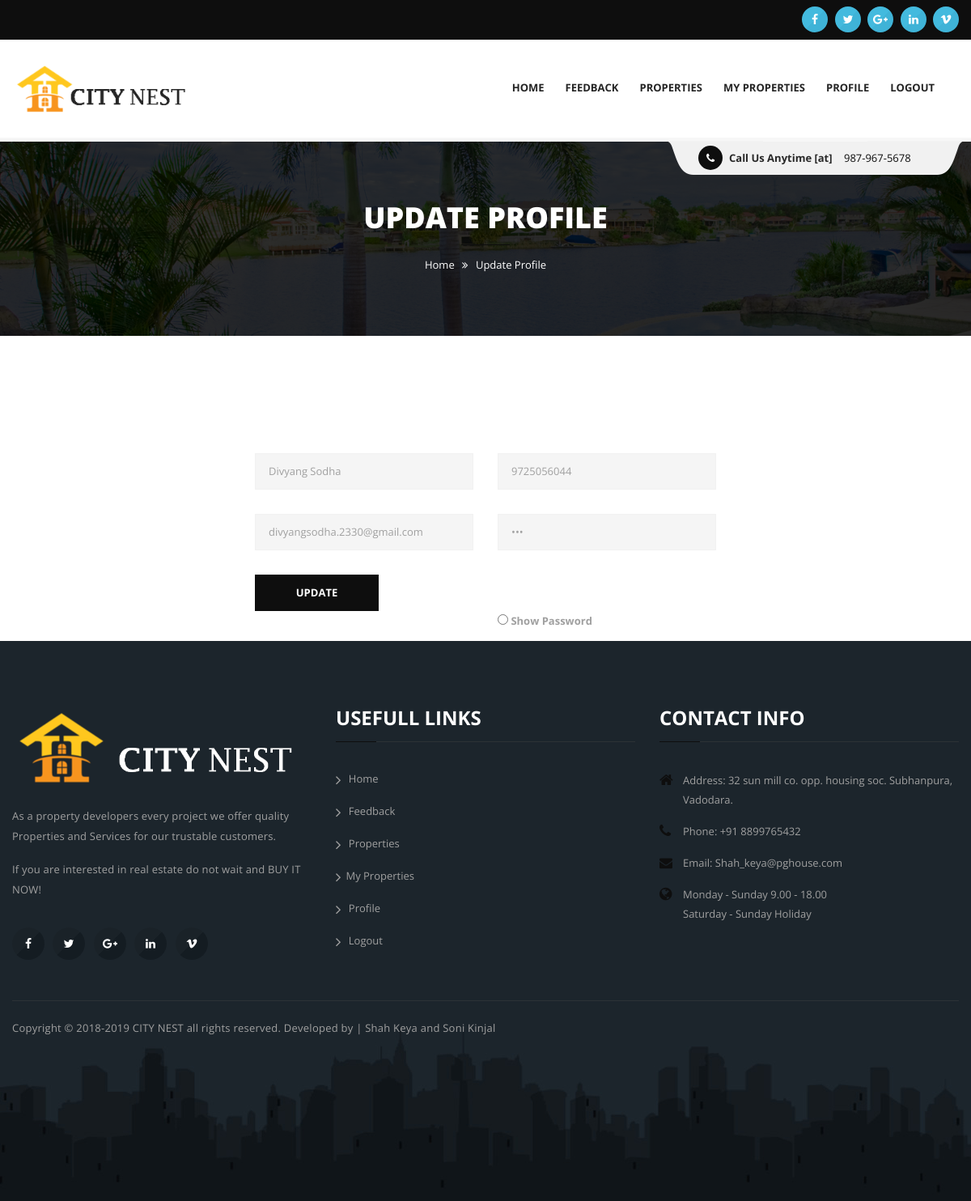
/profile.php?aid=2 (signed in), run on the app's committed database.
### tables this page shows
CREATE TABLE IF NOT EXISTS `user` (
  `uname` varchar(75) NOT NULL,
  `upwd` varchar(20) NOT NULL,
  `uemail` varchar(50) NOT NULL,
  `ucontact` varchar(12) NOT NULL,
  `uid` int(11) NOT NULL AUTO_INCREMENT,
  PRIMARY KEY (`uid`)
);

### profile.php (the view, shortened to what this page needs)
<?php require "header.php";
	  require "menu.php";
  if (isset($_REQUEST['aid']) && !empty($_REQUEST['aid']) && $_REQUEST['aid']!=0)
	{
			$sql1="SELECT * FROM user WHERE uid='".$_REQUEST['aid']."'";
			$result1=mysqli_query($conn,$sql1);
			$rows=mysqli_fetch_array($result1,MYSQLI_BOTH);
	}
  	?>
    <section id="inner_banner">
      <div class="overlay">
        <div class="container">
          <div class="title">
            <h2>Update Profile</h2>
            <ul>
              <li><a href="index.php">Home</a></li>
              <li><i class="fa fa-angle-double-right"></i></li>
              <li>Update Profile</li>
            </ul>
          </div>
        </div>
      </div>
    </section>
<div class="contact_information container">
      <div class="row">
        <div class="col-lg-3 col-md-6 col-sm-6 col-xs-6"></div>
        <div class="col-lg-6 col-md-6 col-sm-6 col-xs-6">
            <div class="leave_reply send_message">
              <form class="form-validation" method="post">
                <div class="row">
                  <div class="col-lg-6 col-md-6 col-sm-6 col-xs-12">
                    <input type="text" name="username" placeholder="Name" value="<?php echo $rows['uname']; ?>">
                  </div>
                  <div class="col-lg-6 col-md-6 col-sm-6 col-xs-12">
                    <input type="text" name="phone" placeholder="Mobile No." value="<?php echo $rows['ucontact']; ?>">
                  </div>
                  <div class="col-lg-6 col-md-6 col-sm-6 col-xs-12">
                    <input type="email" name="email" placeholder="Email Address" value="<?php echo $rows['uemail']; ?>">
                  </div>
                  <div class="col-lg-6 col-md-6 col-sm-6 col-xs-12">
                    <input id="myInput" type="password" name="password" placeholder="password" value="<?php echo $rows['upwd']; ?>">
                  </div>
                </div>
                <button class="tran3s" type="submit" name="save">Update</button>
              </form>
          </div>
          <div class="col-lg-6 col-md-6 col-sm-6 col-xs-12 pull-right">
            <input type="radio" id="sho" name="ch" onclick="myFunction()" >
            <label for="sho">Show Password</label>
          </div>
                  </b><br><br>
        </div>
        <div class="col-lg-3 col-md-6 col-sm-6 col-xs-6"></div>
      </div>
</div>
<?php require"footer.php" ?>

### css/responsive/responsive.css (style rules this page uses)
@media (min-width: 992px) { .container { padding-left: 0 !important; padding-right: 0 !important; } }

### data on the page
user: username "Divyang Sodha", phone "9725056044", email "divyangsodha.2330@gmail.com"
